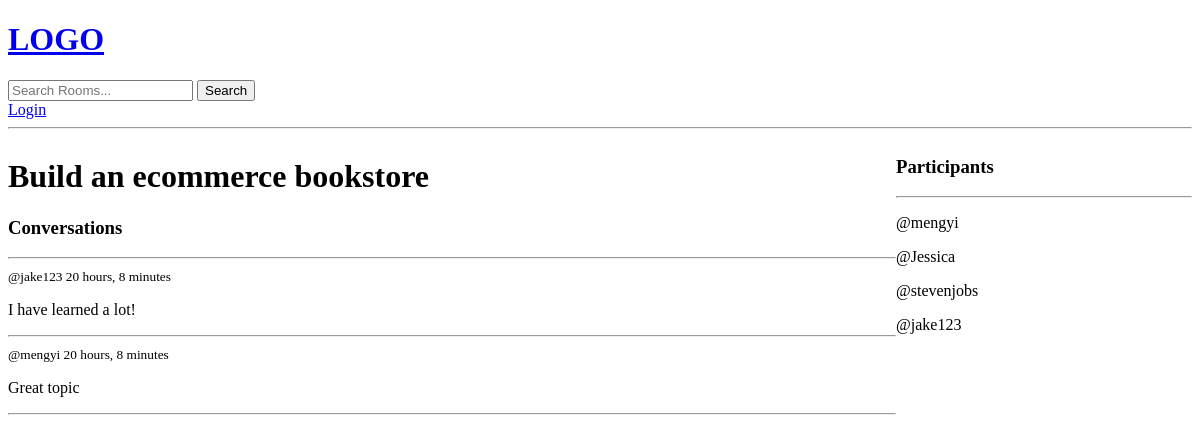
The page /room/5/ on the database as committed earlier.
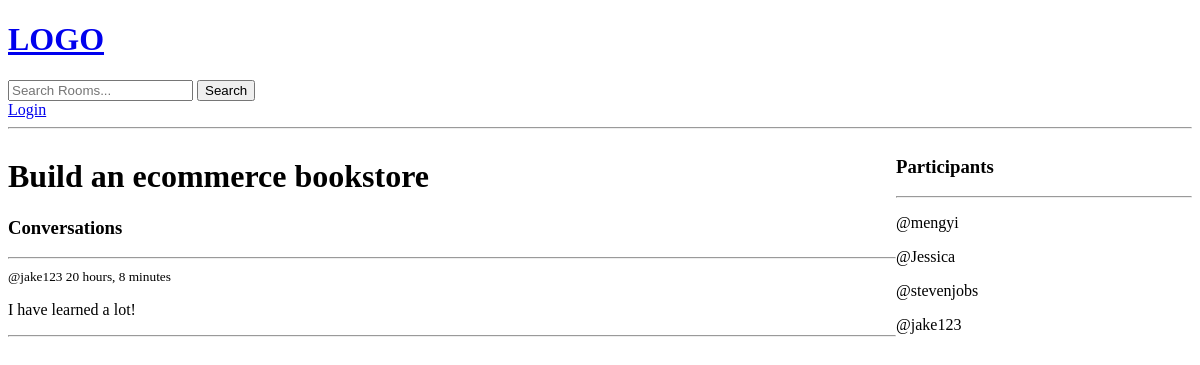
The same page on the database as committed later.
### base/models.py (models this page shows, shortened)
class Message(models.Model):
    user = models.ForeignKey(User, on_delete=models.CASCADE)
    room = models.ForeignKey(Room, on_delete=models.CASCADE)
    body = models.TextField()
    updated = models.DateTimeField(auto_now=True)
    created = models.DateTimeField(auto_now_add=True)
    class Meta:
        ordering = ['-updated', '-created']

### base/views.py (the view, shortened to what this page needs)
# urls.py: path('room/<str:pk>/', views.room, name='room'),
def room(request, pk):
    room = Room.objects.get(id=pk)
    room_messages = room.message_set.all()
    participants = room.participants.all()
    context = {"room": room, "room_messages": room_messages,
               "participants": participants}
    return render(request, "base/room.html", context)

### base/templates/base/room.html (shortened to what this page needs)
{% extends "main.html" %}
{% block content %}
<div class="room-container">
    <div>
        <h1>{{room.name}}</h1>
        <div class="comment-wrapper">
            <h3> Conversations</h3>
            <hr>
            {% for message in room_messages %}
            <div>
                <small>@{{message.user}} {{message.created|timesince}}</small>
                <p>{{message.body}}</p>
                <hr>
            </div>
            {% endfor %}
        </div>
    </div>
    <div>
        <h3>Participants</h3>
        <hr>
        {% for user in participants %}
        <div>
            <p>
                @{{user.username}}
            </p>
        </div>
        {% endfor %}
    </div>
</div>
{% endblock %}

Rows that differ between the two databases and show on the page:
removed Message: user "mengyi", created "20 hours, 8 minutes", body "Great topic"
